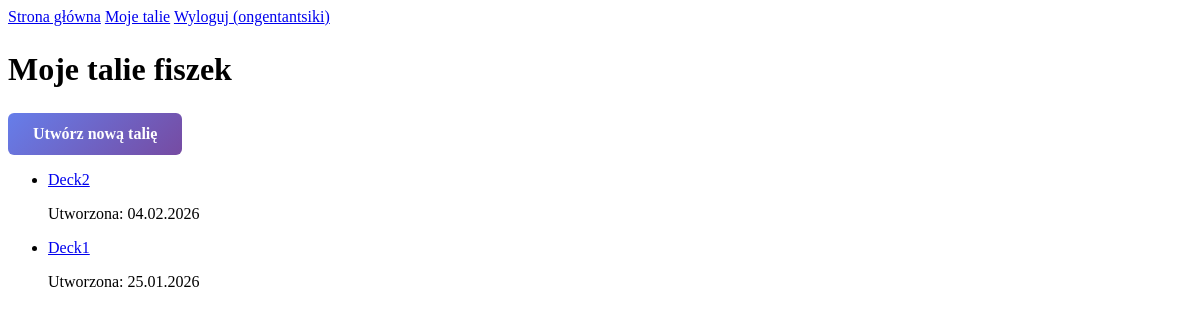
Before: /decks/ (signed in) with the older database file.
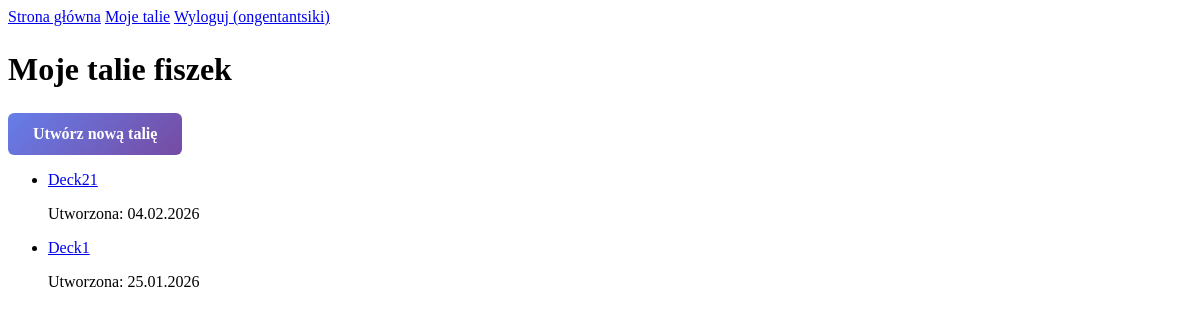
After: the same page with the newer database file.
### cards/models.py (models this page shows, shortened)
class Deck(models.Model):
    name = models.CharField(max_length=200)
    owner = models.ForeignKey(User, on_delete=models.CASCADE)
    created_at = models.DateTimeField(auto_now_add=True)
    class Meta:
        verbose_name = "Deck"
        verbose_name_plural = "Decks"

### cards/views.py (the view)
# urls.py: path('decks/', views.deck_list, name='deck_list'),
@login_required
def deck_list(request):
    decks = Deck.objects.filter(owner=request.user).order_by('-created_at') # sorted from recent to oldest. by default is ascending order, so we add '-' to sort in descending order.
    return render(request, 'cards/deck_list.html', {
        'decks': decks
    })

### cards/templates/cards/deck_list.html (shortened to what this page needs)
{% extends "cards/base.html" %}
{% block content %}
<div class="deck-list">
    <h1>Moje talie fiszek</h1>
    <a href="{% url 'deck_create' %}" class="btn btn-primary">Utwórz nową talię</a>
    {% if decks %}
        <ul class="decks">
            {% for deck in decks %}
                <li class="deck-item">
                    <a href="{% url 'deck_detail' deck.id %}">{{ deck.name }}</a>
                    <p class="deck-date">Utworzona: {{ deck.created_at|date:"d.m.Y" }}</p>
                </li>
            {% endfor %}
        </ul>
    {% else %}
        <p class="empty-state">
            Nie masz jeszcze żadnych talii. Możesz je <a href="{% url 'deck_create' %}">stworzyć!</a>
        </p>
    {% endif %}
</div>
{% endblock %}

Changed rows visible on the page:
changed Deck: name "Deck2" → "Deck21"
